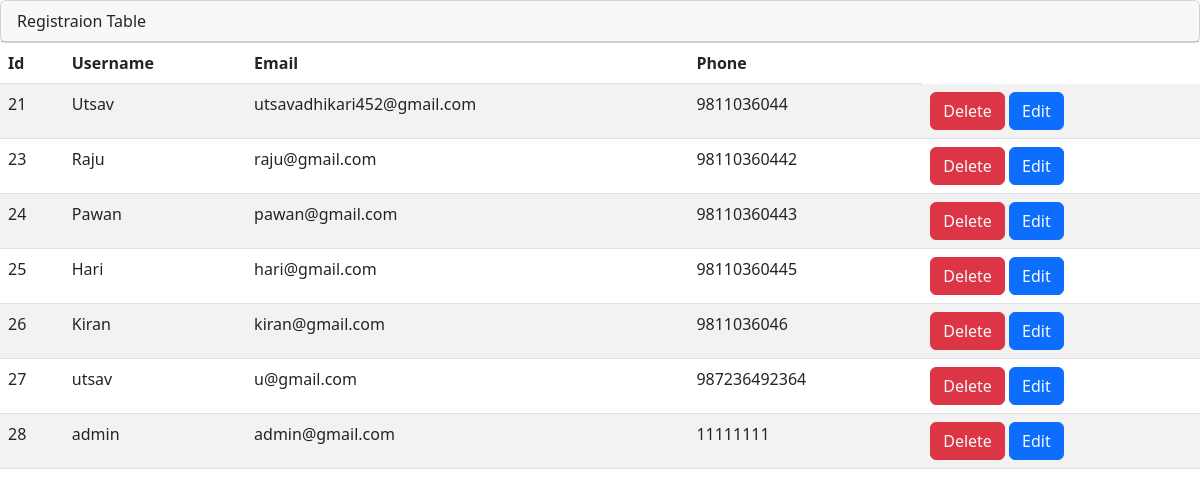
Page /register_table/ on the earlier database version.
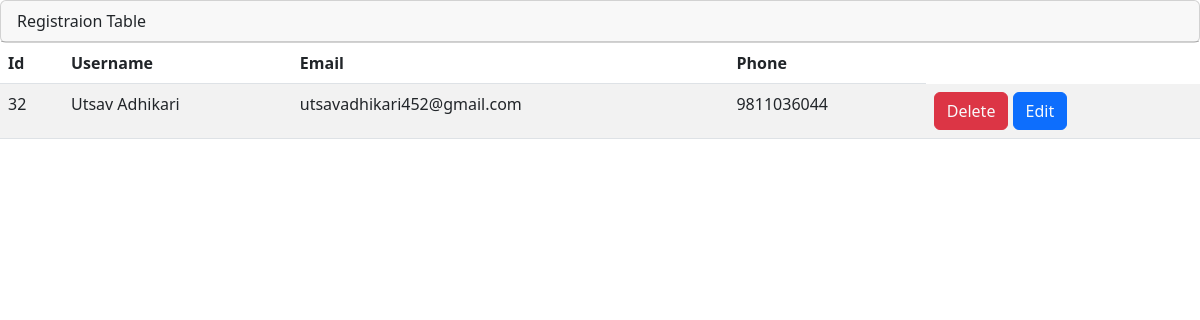
Same page on the later database version.
### mysite/models.py (models this page shows)
class Signup (models.Model):
    user_name = models.CharField("username",max_length=50)
    email = models.EmailField("email", max_length=50)
    phone = models.IntegerField("phone")
    password = models.CharField("password",max_length=20)

### mysite/views.py (the view)
# urls.py: path('register_table/',views.register_table, name='register_table'),
def register_table(request):
    objs = Signup.objects.all()
    return render(request,'admin/register_table.html',{'objs':objs})

### mysite/context_processors.py (called while the page is built)
def num_matches(request):
    current_user = Profile.objects.latest('id')
    users = Profile.objects.exclude(id=current_user.id)
    matching_users = []
    for user in users:
        if (
            user.budget - 500 <= current_user.budget <= user.budget + 500
            and user.currentL == current_user.currentL
        ):
            matching_users.append(user)
        elif user.smoking == current_user.smoking:
            matching_users.append(user)
    num_matches = len(matching_users)
    return {'num_matches': num_matches}

### templates/admin/register_table.html (shortened to what this page needs)
{% extends '../base/base.html' %}
{% load static %}
{%block content%}
  <div class="row">
    <div class="col-md-12">
      <div class="card">
        <div class="card-header">Registraion Table</div>
      </div>
      <div class="card-body">
        <div class="table-responsive">
          <table
                    id="example"
                    class="table table-striped data-table"
                    style="width: 100%"
                  >
                    <thead>
                      <tr >
                        <th>Id</th>
                        <th>Username</th>
                        <th>Email</th>
                        <th>Phone</th>
                      </tr>
                    </thead>
                    <tbody>
                      {% for obj in objs %}
                      <tr data-row-id="{{ obj.id }}">
                        <td>{{obj.id}}</td>
                        <td>{{obj.user_name}}</td>
                        <td>{{obj.email }}</td>
                        <td>{{obj.phone}}</td>
                        <td>
                            <span class="btn btn-danger text-light text-center" id="delete" data-id="{{obj.id}}">
                                  <a href="#" class="text-light text-decoration-none">
                                    Delete
                                  </a>
                            </span>
                            <span class="btn btn-primary text-light text-center">
                               <a href="{%url 'update'%}?email={{ obj.email }}" class="text-light text-decoration-none" data-id="{{obj.id}}">
                                Edit
                               </a>
                            </span>
                        </td>
                      </tr>
                      {% endfor %}
                    </tbody>
                  </table>
        </div>
      </div>
    </div>
  </div>
{%endblock%}

Differences in the rows shown:
removed Signup: id "21", user_name "Utsav", email "utsavadhikari452@gmail.com", phone "9811036044"
removed Signup: id "23", user_name "Raju", email "raju@gmail.com", phone "98110360442"
removed Signup: id "24", user_name "Pawan", email "pawan@gmail.com", phone "98110360443"
removed Signup: id "25", user_name "Hari", email "hari@gmail.com", phone "98110360445"
removed Signup: id "26", user_name "Kiran", email "kiran@gmail.com", phone "9811036046"
removed Signup: id "27", user_name "utsav", email "u@gmail.com", phone "987236492364"
removed Signup: id "28", user_name "admin", email "admin@gmail.com", phone "11111111"
added Signup: id "32", user_name "Utsav Adhikari", email "utsavadhikari452@gmail.com", phone "9811036044"
